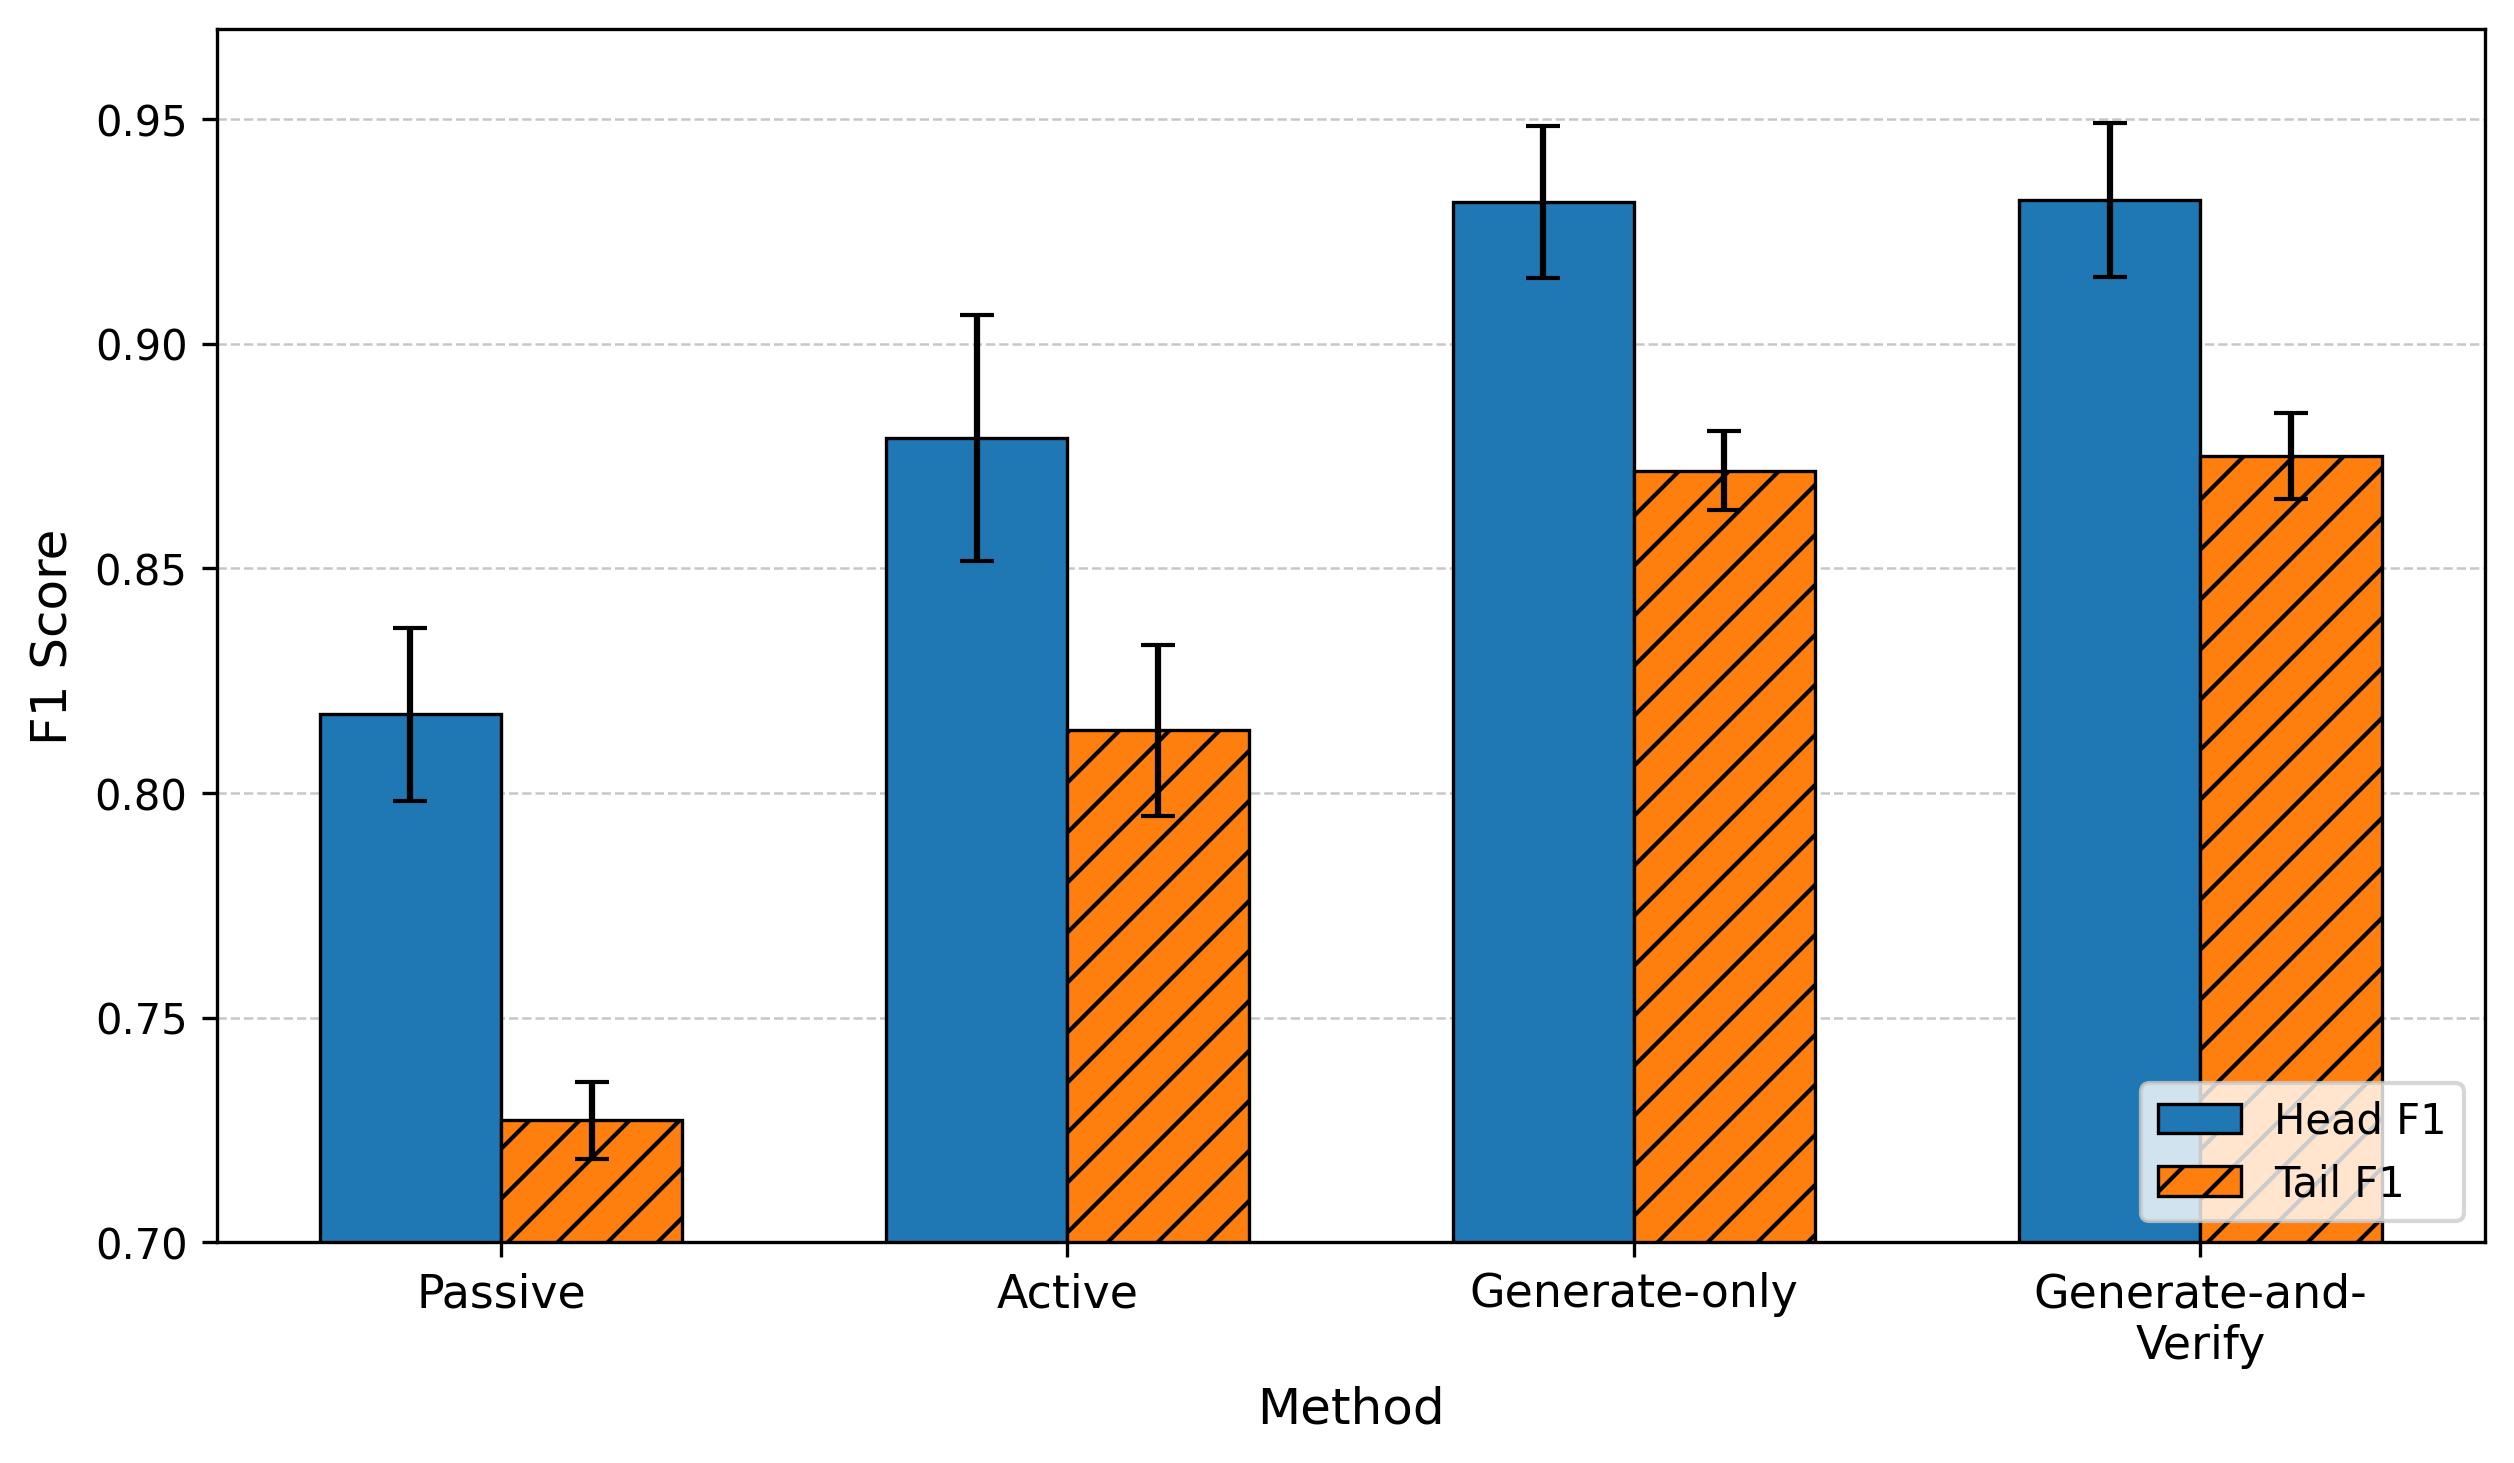

Here is the Python script that generated this plot:
import numpy as np
import matplotlib.pyplot as plt

# =========================
# Data: mean ± std over 3 random seeds
# =========================
methods = [
    "Passive",
    "Active",
    "Generate-only",
    "Generate-and-\nVerify"
]

metrics = ["Head F1", "Tail F1"]

means = np.array([
    [0.8175, 0.7271],  # Passive
    [0.8790, 0.8139],  # Active
    [0.9316, 0.8717],  # Generate-only
    [0.9320, 0.8750],  # Generate-and-Verify
])

stds = np.array([
    [0.0193, 0.0085],
    [0.0274, 0.0190],
    [0.0169, 0.0088],
    [0.0171, 0.0096],
])

# =========================
# Plot settings
# =========================
x = np.arange(len(methods))
bar_width = 0.32

fig, ax = plt.subplots(figsize=(8.5, 5))

hatches = ["", "//"]

for i, metric in enumerate(metrics):
    offset = (i - 0.5) * bar_width

    bars = ax.bar(
        x + offset,
        means[:, i],
        bar_width,
        yerr=stds[:, i],
        capsize=4,
        label=metric,
        edgecolor="black",
        linewidth=0.8
    )

    # Add hatch patterns for black-and-white readability
    for bar in bars:
        bar.set_hatch(hatches[i])

# =========================
# Axes and labels
# =========================
ax.set_xlabel("Method", fontsize=12)
ax.set_ylabel("F1 Score", fontsize=12)
ax.set_xticks(x)
ax.set_xticklabels(methods, fontsize=11)

ax.set_ylim(0.70, 0.97)

ax.legend(loc="lower right", frameon=True, fontsize=10)

ax.grid(axis="y", linestyle="--", linewidth=0.6, alpha=0.7)
ax.set_axisbelow(True)

plt.tight_layout()

# =========================
# Save figures
# =========================
plt.savefig("head_tail_f1_grouped_bar.png", dpi=300, bbox_inches="tight")
plt.savefig("head_tail_f1_grouped_bar.pdf", bbox_inches="tight")

plt.show()
